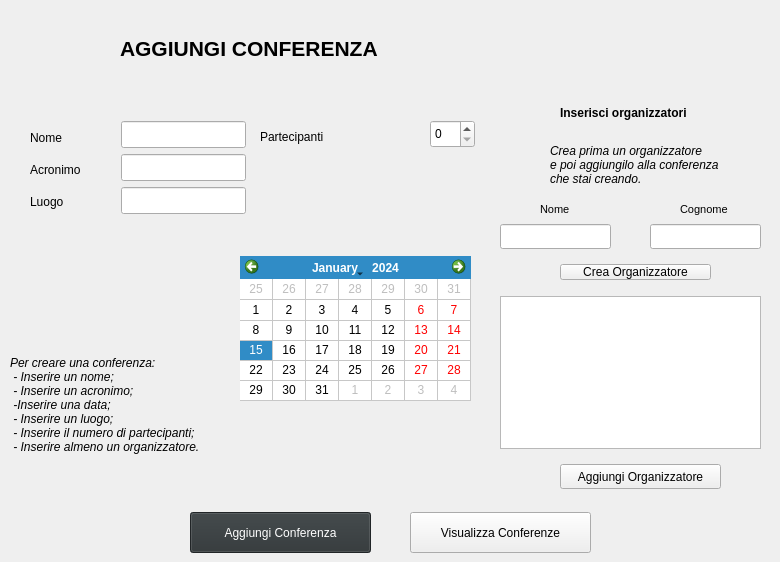
    <widget class="QWidget" name="PaginaConferenze">
     <widget class="QLineEdit" name="NomeInput_2">
      <property name="geometry">
       <rect>
        <x>121</x>
        <y>121</y>
        <width>125</width>
        <height>27</height>
       </rect>
      </property>
     </widget>
     <widget class="QLineEdit" name="AcronimoInput">
      <property name="geometry">
       <rect>
        <x>121</x>
        <y>154</y>
        <width>125</width>
        <height>27</height>
       </rect>
      </property>
     </widget>
     <widget class="QLineEdit" name="LuogoInput">
      <property name="geometry">
       <rect>
        <x>121</x>
        <y>187</y>
        <width>125</width>
        <height>27</height>
       </rect>
      </property>
     </widget>
     <widget class="QCalendarWidget" name="CalendarioConferenza">
      <property name="geometry">
       <rect>
        <x>240</x>
        <y>256</y>
        <width>231</width>
        <height>145</height>
       </rect>
      </property>
      <property name="palette">
       <palette>
        <active>
         <colorrole role="Highlight">
          <brush brushstyle="SolidPattern">
           <color alpha="255">
            <red>46</red>
            <green>52</green>
            <blue>54</blue>
           </color>
          </brush>
         </colorrole>
         <colorrole role="AlternateBase">
          <brush brushstyle="SolidPattern">
           <color alpha="255">
            <red>46</red>
            <green>52</green>
            <blue>54</blue>
           </color>
          </brush>
         </colorrole>
        </active>
        <inactive>
         <colorrole role="Highlight">
          <brush brushstyle="SolidPattern">
           <color alpha="255">
            <red>46</red>
            <green>52</green>
            <blue>54</blue>
           </color>
          </brush>
         </colorrole>
         <colorrole role="AlternateBase">
          <brush brushstyle="SolidPattern">
           <color alpha="255">
            <red>46</red>
            <green>52</green>
            <blue>54</blue>
           </color>
          </brush>
         </colorrole>
        </inactive>
        <disabled>
         <colorrole role="Highlight">
          <brush brushstyle="SolidPattern">
           <color alpha="255">
            <red>145</red>
            <green>145</green>
            <blue>145</blue>
           </color>
          </brush>
         </colorrole>
         <colorrole role="AlternateBase">
          <brush brushstyle="SolidPattern">
           <color alpha="255">
            <red>46</red>
            <green>52</green>
            <blue>54</blue>
           </color>
          </brush>
         </colorrole>
        </disabled>
       </palette>
      </property>
      <property name="styleSheet">
       <string notr="true">alternate-background-color: rgb(46, 52, 54);</string>
      </property>
      <property name="gridVisible">
       <bool>true</bool>
      </property>
      <property name="horizontalHeaderFormat">
       <enum>QCalendarWidget::NoHorizontalHeader</enum>
      </property>
      <property name="verticalHeaderFormat">
       <enum>QCalendarWidget::NoVerticalHeader</enum>
      </property>
      <property name="navigationBarVisible">
       <bool>true</bool>
      </property>
      <property name="dateEditEnabled">
       <bool>true</bool>
      </property>
     </widget>
     <widget class="QSpinBox" name="numPartecipanti">
      <property name="geometry">
       <rect>
        <x>430</x>
        <y>120</y>
        <width>45</width>
        <height>28</height>
       </rect>
      </property>
     </widget>
     <widget class="QLabel" name="Nome_2">
      <property name="geometry">
       <rect>
        <x>30</x>
        <y>128</y>
        <width>42</width>
        <height>19</height>
       </rect>
      </property>
      <property name="text">
       <string>Nome</string>
      </property>
     </widget>
     <widget class="QLabel" name="Acronimo">
      <property name="geometry">
       <rect>
        <x>30</x>
        <y>160</y>
        <width>66</width>
        <height>19</height>
       </rect>
      </property>
      <property name="text">
       <string>Acronimo</string>
      </property>
     </widget>
     <widget class="QLabel" name="Luogo">
      <property name="geometry">
       <rect>
        <x>30</x>
        <y>192</y>
        <width>42</width>
        <height>19</height>
       </rect>
      </property>
      <property name="text">
       <string>Luogo</string>
      </property>
     </widget>
     <widget class="QLabel" name="Partecipanti">
      <property name="geometry">
       <rect>
        <x>260</x>
        <y>128</y>
        <width>91</width>
        <height>17</height>
       </rect>
      </property>
      <property name="text">
       <string>Partecipanti</string>
      </property>
     </widget>
     <widget class="QLabel" name="Organizzatori">
      <property name="geometry">
       <rect>
        <x>560</x>
        <y>96</y>
        <width>151</width>
        <height>33</height>
       </rect>
      </property>
      <property name="font">
       <font>
        <weight>75</weight>
        <italic>false</italic>
        <bold>true</bold>
       </font>
      </property>
      <property name="text">
       <string>Inserisci organizzatori</string>
      </property>
     </widget>
     <widget class="QPushButton" name="AggiungiConferenza">
      <property name="geometry">
       <rect>
        <x>190</x>
        <y>512</y>
        <width>181</width>
        <height>41</height>
       </rect>
      </property>
      <property name="styleSheet">
       <string notr="true">background-color: rgb(46, 52, 54);
color: rgb(255, 255, 255);</string>
      </property>
      <property name="text">
       <string>Aggiungi Conferenza</string>
      </property>
     </widget>
     <widget class="QLineEdit" name="NomePersona">
      <property name="geometry">
       <rect>
        <x>500</x>
        <y>224</y>
        <width>111</width>
        <height>25</height>
       </rect>
      </property>
     </widget>
     <widget class="QPushButton" name="CreaOrganizzatore">
      <property name="geometry">
       <rect>
        <x>560</x>
        <y>264</y>
        <width>151</width>
        <height>16</height>
       </rect>
      </property>
      <property name="text">
       <string>Crea Organizzatore</string>
      </property>
     </widget>
     <widget class="QLineEdit" name="CognomePersona">
      <property name="geometry">
       <rect>
        <x>650</x>
        <y>224</y>
        <width>111</width>
        <height>25</height>
       </rect>
      </property>
     </widget>
     <widget class="QLabel" name="label_3">
      <property name="geometry">
       <rect>
        <x>540</x>
        <y>200</y>
        <width>31</width>
        <height>19</height>
       </rect>
      </property>
      <property name="font">
       <font>
        <pointsize>8</pointsize>
       </font>
      </property>
      <property name="text">
       <string>Nome </string>
      </property>
     </widget>
     <widget class="QLabel" name="label_4">
      <property name="geometry">
       <rect>
        <x>680</x>
        <y>200</y>
        <width>51</width>
        <height>19</height>
       </rect>
      </property>
      <property name="font">
       <font>
        <pointsize>8</pointsize>
       </font>
      </property>
      <property name="text">
       <string>Cognome</string>
      </property>
     </widget>
     <widget class="QListWidget" name="ListaOrganizzatori">
      <property name="geometry">
       <rect>
        <x>500</x>
        <y>296</y>
        <width>261</width>
        <height>153</height>
       </rect>
      </property>
     </widget>
     <widget class="QPushButton" name="AggiungiOrganizzatore">
      <property name="geometry">
       <rect>
        <x>560</x>
        <y>464</y>
        <width>161</width>
        <height>25</height>
       </rect>
      </property>
      <property name="text">
       <string>Aggiungi Organizzatore</string>
      </property>
     </widget>
     <widget class="QLabel" name="TITLE_3">
      <property name="geometry">
       <rect>
        <x>120</x>
        <y>8</y>
        <width>271</width>
        <height>81</height>
       </rect>
      </property>
      <property name="font">
       <font>
        <pointsize>16</pointsize>
        <weight>75</weight>
        <bold>true</bold>
       </font>
      </property>
      <property name="text">
       <string>AGGIUNGI CONFERENZA</string>
      </property>
     </widget>
     <widget class="QLabel" name="label_5">
      <property name="geometry">
       <rect>
        <x>10</x>
        <y>328</y>
        <width>191</width>
        <height>153</height>
       </rect>
      </property>
      <property name="font">
       <font>
        <pointsize>9</pointsize>
        <italic>true</italic>
       </font>
      </property>
      <property name="text">
       <string>Per creare una conferenza:
 - Inserire un nome;
 - Inserire un acronimo;
 -Inserire una data;
 - Inserire un luogo;
 - Inserire il numero di partecipanti;
 - Inserire almeno un organizzatore.</string>
      </property>
     </widget>
     <widget class="QLabel" name="label_2">
      <property name="geometry">
       <rect>
        <x>550</x>
        <y>128</y>
        <width>221</width>
        <height>73</height>
       </rect>
      </property>
      <property name="font">
       <font>
        <pointsize>9</pointsize>
        <italic>true</italic>
       </font>
      </property>
      <property name="text">
       <string>Crea prima un organizzatore
e poi aggiungilo alla conferenza
che stai creando.</string>
      </property>
     </widget>
     <widget class="QPushButton" name="VisualizzaConferenze">
      <property name="geometry">
       <rect>
        <x>410</x>
        <y>512</y>
        <width>181</width>
        <height>41</height>
       </rect>
      </property>
      <property name="text">
       <string>Visualizza Conferenze</string>
      </property>
     </widget>
    </widget>
